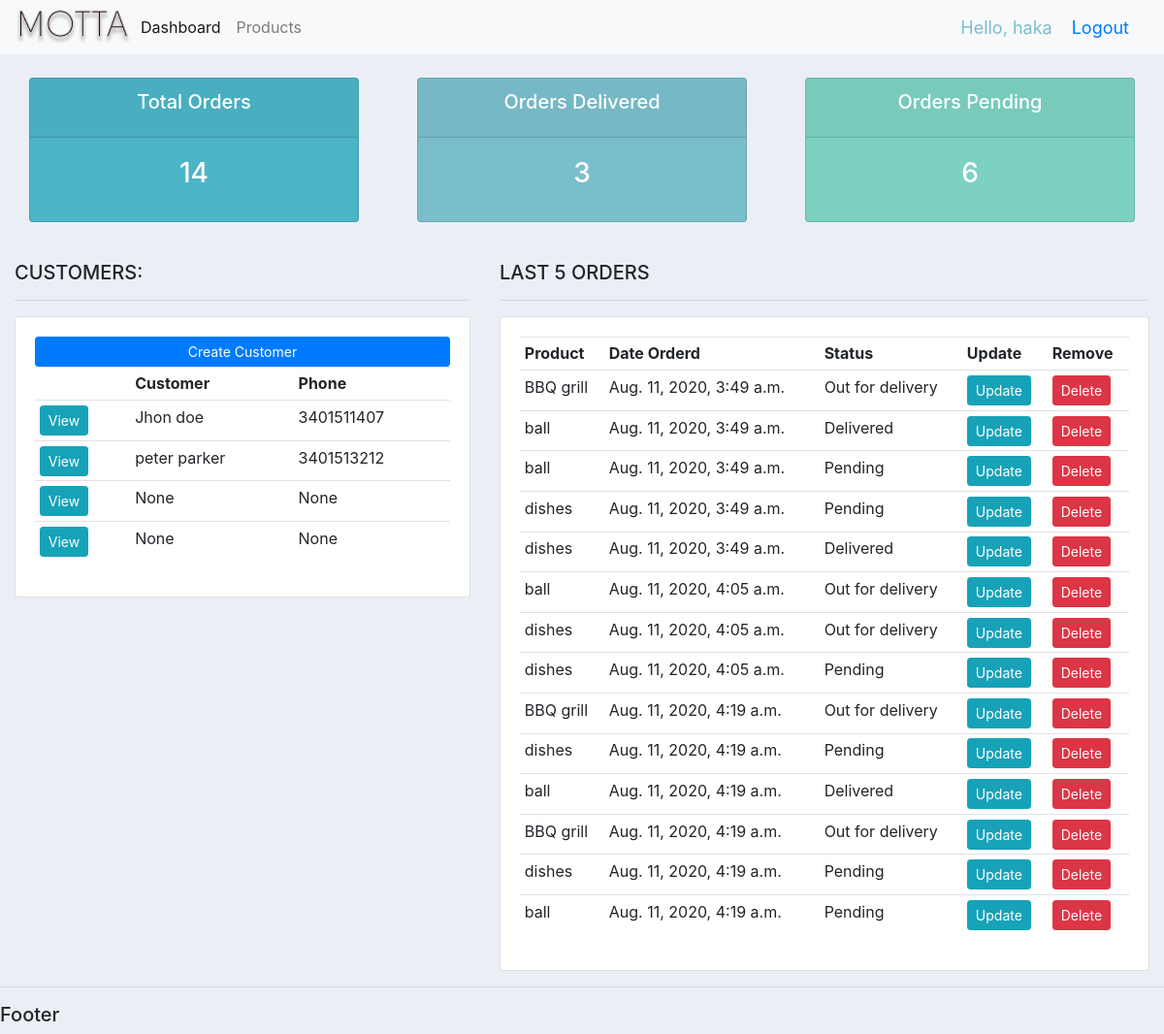
Before: / (signed in) with the older database file.
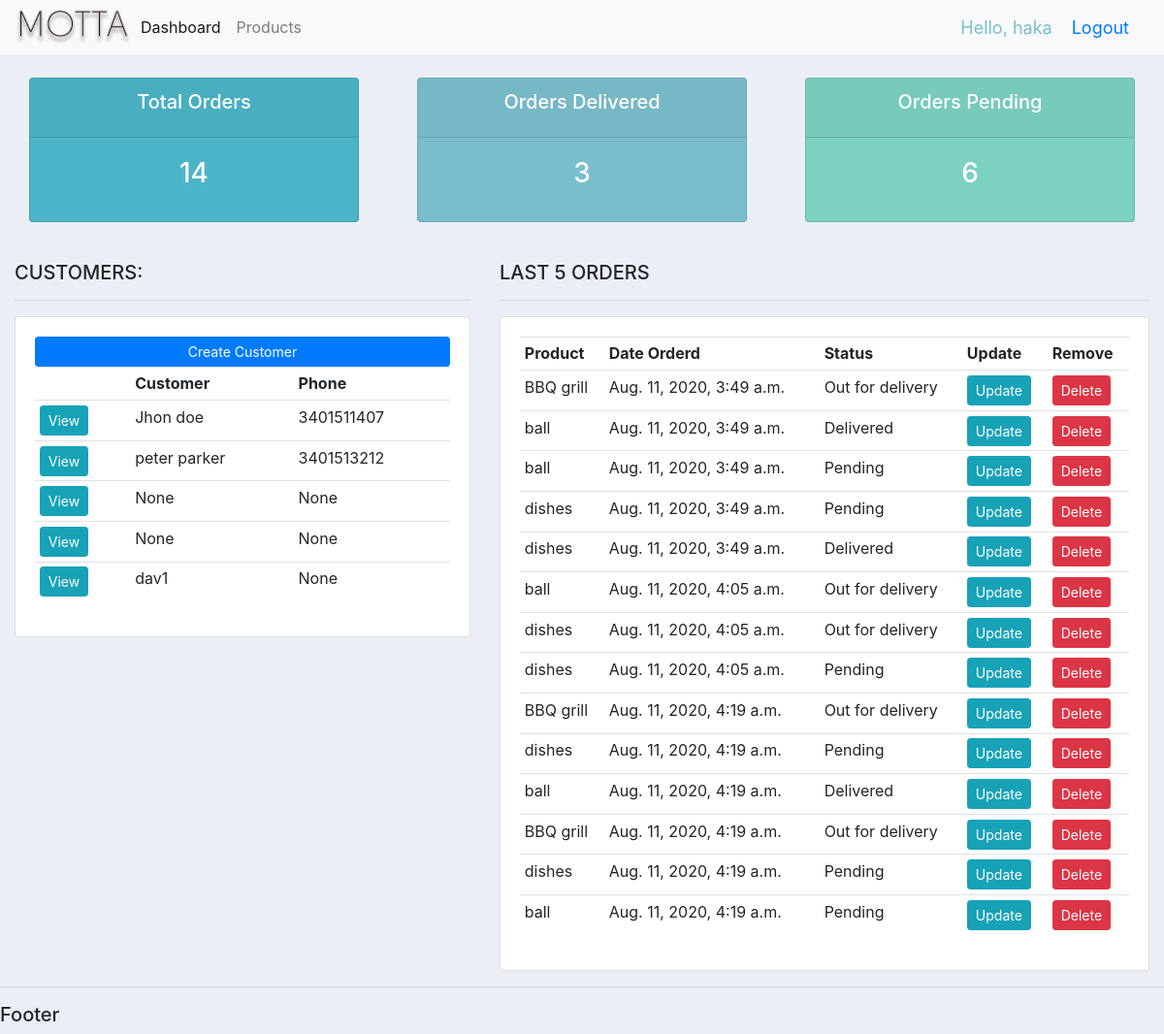
After: the same page with the newer database file.
### account/models.py (models this page shows, shortened)
class Customer(models.Model):
	user = models.OneToOneField(User, null=True, on_delete=models.CASCADE)
	name = models.CharField(max_length=200, null=True)
	phone = models.CharField(max_length=200, null=True)
	email = models.CharField(max_length=200, null=True)
	profile_pic = models.ImageField(default="default.png",blank=True, null=True)
	date_created = models.DateTimeField(auto_now_add=True, null=True)

class Order(models.Model):
	STATUS = (
			('Pending', 'Pending'),
			('Out for delivery', 'Out for delivery'),
			('Delivered', 'Delivered'),
			)
	customer = models.ForeignKey(Customer, null=True, on_delete= models.SET_NULL)
	product = models.ForeignKey(Product, null=True, on_delete= models.SET_NULL)
	date_created = models.DateTimeField(auto_now_add=True, null=True)
	status = models.CharField(max_length=200, null=True, choices=STATUS)
	note = models.CharField(max_length=1000, null=True)

class Product(models.Model):
	CATEGORY = (
			('Indoor', 'Indoor'),
			('Out Door', 'Out Door'),
			)
	name = models.CharField(max_length=200, null=True)
	price = models.FloatField(null=True)
	category = models.CharField(max_length=200, null=True, choices=CATEGORY)
	description = models.CharField(max_length=200, null=True, blank=True)
	date_created = models.DateTimeField(auto_now_add=True, null=True)
	tags = models.ManyToManyField(Tag)
	def __str__(self):
		return self.name

### account/decorators.py (the view)
	def wrapper_function(request, *args, **kwargs):
		group = None
		if request.user.groups.exists():
			group = request.user.groups.all()[0].name
		if group == 'customer':
			return redirect('user-page')
		if group == 'admin':
			return view_func(request, *args, **kwargs)

### account/views.py (called while the page is built)
@login_required(login_url='login')
@admin_only
def home(request):
	orders = Order.objects.all()
	customers = Customer.objects.all()
	total_customers = customers.count()
	total_orders = orders.count()
	delivered = orders.filter(status='Delivered').count()
	pending = orders.filter(status='Pending').count()
	context = {'orders':orders, 'customers':customers,
	'total_orders':total_orders,'delivered':delivered,
	'pending':pending }
	return render(request, 'accounts/dashboard.html', context)

### account/templates/accounts/dashboard.html
{%  extends 'accounts/main.html' %}
{% block content %}
{%  include 'accounts/status.html' %}
<br>
<div class="row">
	<div class="col-md-5">
		<h5>CUSTOMERS:</h5>
		<hr>
		<div class="card card-body">
			<a class="btn btn-primary  btn-sm btn-block" href="">Create Customer</a>
			<table class="table table-sm">
				<tr>
					<th></th>
					<th>Customer</th>
					<th>Phone</th>
				</tr>
				{% for customer in customers %}
					<tr>
						<td><a class="btn btn-sm btn-info" href="{% url 'customer' customer.id %}">View</a></td>
						<td>{{customer.name}}</td>
						<td>{{customer.phone}}</td>
					</tr>
				{% endfor %}
			</table>
		</div>
	</div>
	<div class="col-md-7">
		<h5>LAST 5 ORDERS</h5>
		<hr>
		<div class="card card-body">
			<table class="table table-sm">
				<tr>
					<th>Product</th>
					<th>Date Orderd</th>
					<th>Status</th>
					<th>Update</th>
					<th>Remove</th>
				</tr>
				{% for order in orders %}
					<tr>
						<td>{{order.product}}</td>
						<td>{{order.date_created}}</td>
						<td>{{order.status}}</td>
						<td><a class="btn btn-sm btn-info" href="{% url 'update_order' order.id %}">Update</a></td>
						<td><a class="btn btn-sm btn-danger"href="{% url 'delete_order' order.id %}">Delete</a></td>
					</tr>
				{% endfor %}
			</table>
		</div>
	</div>
</div>
{% endblock %}

### account/templates/accounts/main.html (shortened to what this page needs)
{% load static %}
<!DOCTYPE html>
<html lang="en">
<head>
    <link rel="stylesheet" href="https://stackpath.bootstrapcdn.com/bootstrap/4.5.0/css/bootstrap.min.css">
    <link rel="stylesheet" type="text/css" href="{% static 'css/main.css' %}">
</head>
<body>
{% include 'accounts/navbar.html' %}
<div class="container-fluid">
{% block content %}
{% endblock %}
</div>
<hr>
    <h5>Footer</h5>
</body>
</html>

### account/templates/accounts/navbar.html (shortened to what this page needs)
{% load static %}
{% block content %}
<nav class="navbar navbar-expand-lg navbar-light bg-light">
    <img src="{%static 'images/logo.png' %}">
    <div class="collapse navbar-collapse" id="navbarNavDropdown">
      <ul class="navbar-nav">
      {% if request.user.is_staff  %}
        <li class="nav-item active">
          <a class="nav-link" href="{% url 'home' %}">Dashboard </a>
        </li>
        <li class="nav-item">
          <a class="nav-link" href="{% url 'products' %}">Products</a>
        </li>
        {% else %}
        <li class="nav-item">
        <a class="nav-link" href="{% url 'account' %}">Settings</a>
        </li>
        {% endif %}
      </ul>
    </div>
  <span class="hello-msg">Hello, {{request.user}}</span>
  <span class="hello-msg"><a href="{% url 'logout' %}">Logout</a> </span>
  </nav>
{% endblock content %}

### account/templates/accounts/status.html
<br>
<div class="row">
	<div class="col">
		<div class="col-md">
			<div class="card text-center text-white  mb-3" id="total-orders">
			  	<div class="card-header">
			  		<h5 class="card-title">Total Orders</h5>
			  	</div>
			  	<div class="card-body">
			    	<h3 class="card-title">{{total_orders}}</h3>
			  	</div>
			</div>
		</div>
	</div>
	<div class="col">
		<div class="col-md">
			<div class="card text-center text-white  mb-3" id="orders-delivered">
			  	<div class="card-header">
			  		<h5 class="card-title">Orders Delivered</h5>
			  	</div>
			  	<div class="card-body">
			    	<h3 class="card-title">{{delivered}}</h3>
			  	</div>
			</div>
		</div>
	</div>
	<div class="col">
		<div class="col-md">
			<div class="card text-center text-white  mb-3" id="orders-pending">
			  	<div class="card-header">
			  		<h5 class="card-title">Orders Pending</h5>
			  	</div>
			  	<div class="card-body">
			    	<h3 class="card-title">{{pending}}</h3>
			  	</div>
			</div>
		</div>
	</div>
</div>

### static/css/main.css (style rules this page uses)
body { background-color: #ebeff5; }
#total-orders { background-color: #4cb4c7; }
#orders-delivered { background-color: #7abecc; }
#orders-pending { background-color: #7CD1C0; }

### account/templates/accounts/navbar.html (style rules this page uses)
.hello-msg { font-size: 18px; color: #7abecc; margin-right: 20px; }

Changed rows visible on the page:
added Customer: name "dav1", phone "None"
